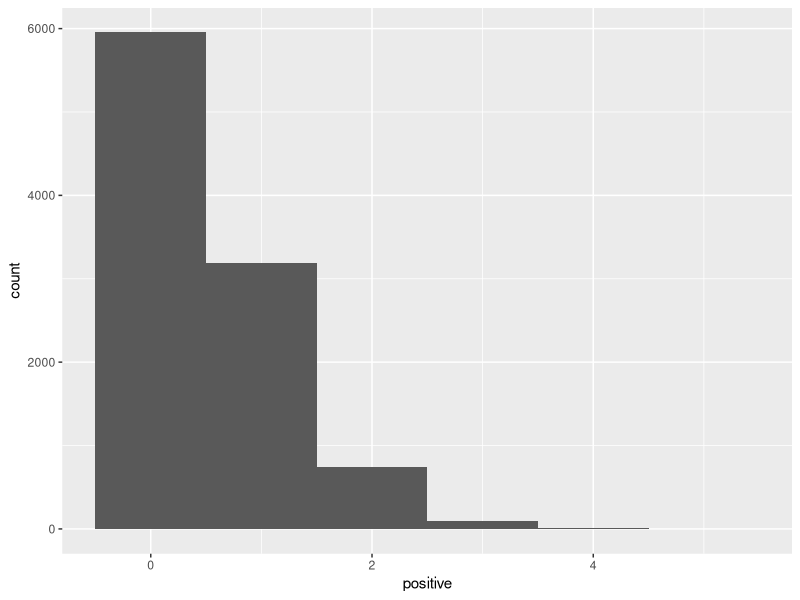
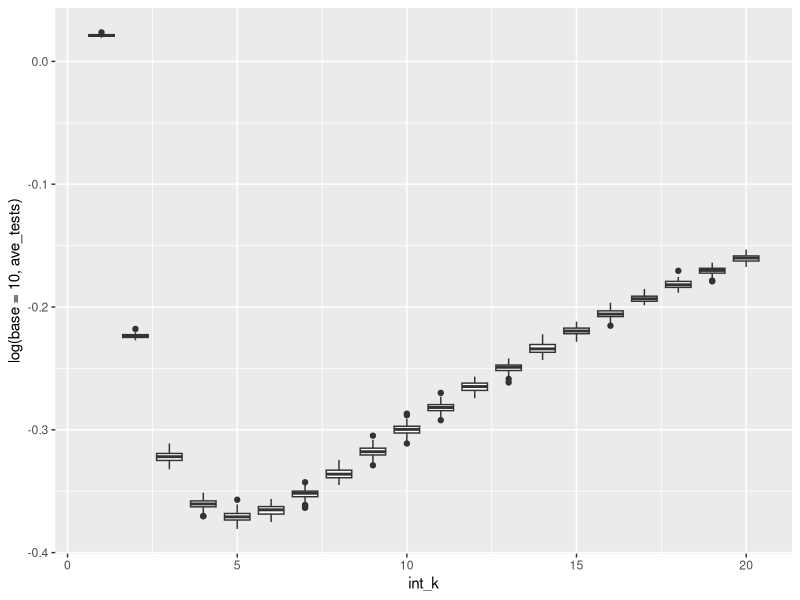

These charts were generated, in order, by the following R code:
## ---- chunk 1
knitr::opts_chunk$set(echo = TRUE)
## ---- chunk 2
library(tidyverse)
## ---- chunk 3
k=10
pos_rate=0.05
samps=10000
pools=tibble(positive=rbinom(n=samps,size=k,prob=pos_rate) )

ggplot(data=pools,aes(x=positive))+geom_histogram( binwidth = 1)
## ---- chunk 4
pools <- pools %>% mutate(retest = sign(positive) , tests=1+retest*k)

mean(pools$tests)/k
## ---- chunk 5
calc_tests <- function(k){
pos_rate=0.05
samps=10000
pools=tibble(positive=rbinom(n=samps,size=k,prob=pos_rate) )

pools <- pools %>% mutate(retest = sign(positive) , tests=1+retest*k)

output<-mean(pools$tests)/k

output

}

## ---- chunk 6
keffects <- tibble(k=rep(seq(20),100))
keffects <- keffects %>%
  rowwise() %>%
  mutate(ave_tests = calc_tests(k),int_k = as.integer(k)) 

ggplot(data=keffects , aes(x=int_k, y=log(base=10,ave_tests) , group=int_k  ))+
  geom_boxplot()

